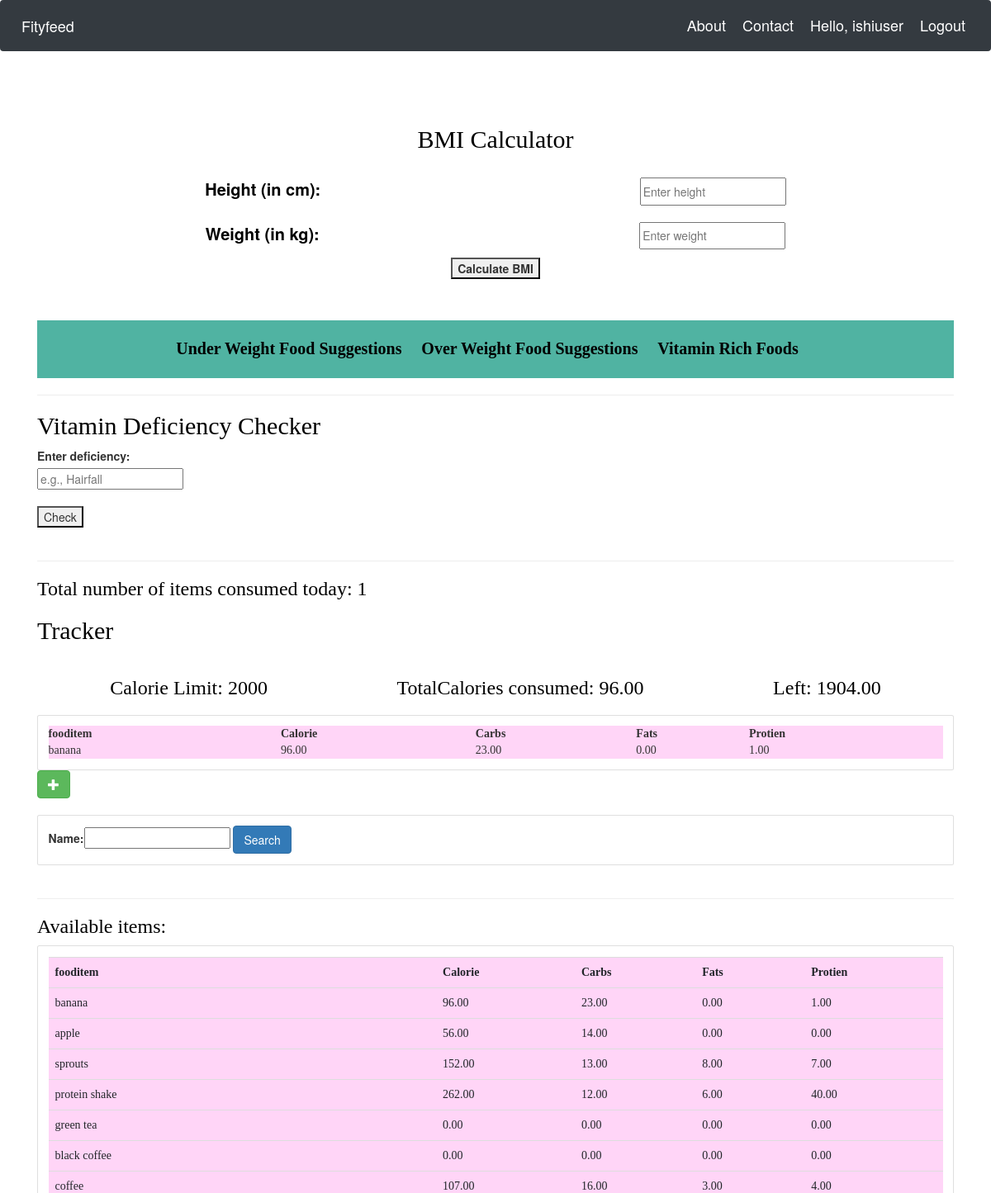
Page /user/ (signed in) on the committed database.
### Fityfeed/models.py (models this page shows, shortened)
class Fooditem(models.Model):
    name = models.CharField(max_length=200)
    category = models.ManyToManyField(Category)
    carbohydrate = models.DecimalField(max_digits=5,decimal_places=2,default=0)
    fats = models.DecimalField(max_digits=5,decimal_places=2,default=0)
    protein = models.DecimalField(max_digits=5,decimal_places=2,default=0)
    calorie=models.DecimalField(max_digits=5,decimal_places=2,default=0,blank=True)
    quantity = models.IntegerField(default=1,null=True,blank=True)

### Fityfeed/views.py (the view)
# urls.py: path('user/',views.userPage,name='userPage'), #userPage
def userPage(request):
    user=request.user
    cust=user.customer
    fooditems=Fooditem.objects.filter()
    myfilter = fooditemFilter(request.GET,queryset=fooditems)
    fooditems=myfilter.qs
    total=UserFooditem.objects.all()
    myfooditems=total.filter(customer=cust)
    cnt=myfooditems.count()
    querysetFood=[]
    for food in myfooditems:
        querysetFood.append(food.fooditem.all())
    finalFoodItems=[]
    for items in querysetFood:
        for food_items in items:
            finalFoodItems.append(food_items)
    totalCalories=0
    for foods in finalFoodItems:
        totalCalories+=foods.calorie
    CalorieLeft=2000-totalCalories
    context={'CalorieLeft':CalorieLeft,'totalCalories':totalCalories,'cnt':cnt,'foodlist':finalFoodItems,'fooditem':fooditems,'myfilter':myfilter}
    return render(request,'user.html',context)

### Fityfeed/templates/user.html (shortened to what this page needs)
{% extends 'main.html' %}
{% block content %}
<head> <link rel="stylesheet" href="https://maxcdn.bootstrapcdn.com/bootstrap/3.3.7/css/bootstrap.min.css"></head>
{% include 'bmi.html' %}
<br>
<div style = "text-align: center;
    margin: auto; background: #50b3a2;
    color: white;
    padding-top: 20px;
    min-height: 70px;">
	<span><a style="color:  black;font-weight: bold; font-family:Times New Roman ;font-size:20px;" class="hello-msg" href="{% url 'under' %}">Under Weight Food Suggestions</a></span>
    <span><a style="color:  black;font-weight: bold; font-family:Times New Roman ; font-size:20px;" class="hello-msg" href="{% url 'over' %}">Over Weight Food Suggestions</a></span>
	<span><a style="color:  black;font-weight: bold; font-family:Times New Roman ; font-size:20px;" class="hello-msg" href="{% url 'vitamin' %}">Vitamin Rich Foods</a></span>
</div>
<hr>
{% include 'deficiency.html' %}
<hr>
<h3>Total number of items consumed today: {{cnt}}</h3>
<div class="today">
	<h2>Tracker</h2>
	<div class="flex-box-row">
		<h3>Calorie Limit: 2000</h3>
		<h3>TotalCalories consumed: {{totalCalories}}</h3>
		<h3>Left: {{ CalorieLeft }}</h3>
	</div>
    <div class="card card-body">
        <table>
            <tr>
                <th>fooditem</th>
                <th>Calorie</th>
                <th>Carbs</th>
                <th>Fats</th>
                <th>Protien</th>
            </tr>
            {% for food in foodlist %}
            <tr>
                <td>{{food.name}}</td>
                <td> {{food.calorie}}</td>
                <td> {{food.carbohydrate}}</td>
                <td> {{food.fats}}</td>
				<td> {{food.protein}}</td>
			</tr>
            {% endfor %}
        </table>
	</div>
	<form action="{% url 'addFooditem' %}" method="POST">
		<button type="submit" class="btn btn-success">
			<span class="glyphicon glyphicon-plus"></span>
		</button>
	</form>
</div>
<br>
<div class="row">
	<div class="col">
		<div class="card card-body">
			<form method="get">
				{{myfilter.form}}
		    <button class="btn btn-primary" type="submit">Search</button>
		  </form>
		</div>
	</div>
</div>
<br>
<hr>
<h3>Available items:</h3>
<div style="overflow-y: auto; max-height: 300px;" class="row">
	<div class="col-md">
		<div class="card card-body">
			<table class="table table-sm">
				<tr>
					<th>fooditem</th>
					<th>Calorie</th>
					<th>Carbs</th>
					<th>Fats</th>
					<th>Protien</th>
				</tr>
				{% for food in fooditem %}
				<tr>
					<td>{{food.name}}</td>
					<td> {{food.calorie}}</td>
					<td> {{food.carbohydrate}}</td>
                    <td> {{food.fats}}</td>
                    <td> {{food.protein}}</td>
					</tr>
				{% endfor %}
			</table>
		</div>
	</div>
</div>
{% endblock %}

### Fityfeed/templates/navbar.html (shortened to what this page needs)
{% load static%}
<nav class="navbar navbar-expand-lg navbar-dark bg-dark">
    <a class="navbar-brand" href="{% url 'home' %}">Fityfeed</a>
    <span><a class="hello-msg" href="{% url 'about' %}">About</a></span>
    <span><a class="hello-msg" href="{% url 'contact' %}">Contact</a></span>
    <span class="hello-msg">Hello, {{request.user}}</span>
    <span ><a  class="hello-msg" href="{% url 'logout' %}">Logout</a></span>
  </nav>

### static/css/main.css (style rules this page uses)
.flex-box-row { display:flex; padding : 10px; flex-wrap: wrap; justify-content: space-around; }

### Fityfeed/templates/navbar.html (style rules this page uses)
.hello-msg { font-size: 18px; color: #fff; margin-right: 20px; }

### Fityfeed/templates/user.html (style rules this page uses)
body { background-image: url("https://images.unsplash.com/photo-1619350280773-188ac188d3e9?q=80&w=2070&auto=format&fit=crop&ixlib=rb-4.0.3&ixid=M3wxMjA3fDB8MHxwaG90by1wYWdlfHx8fGVufDB8fHx8fA%3D%3D"); }
h3 { color: black; font-family:Times New Roman ; }
h2 { color: black;font-family:Times New Roman ; }
table { background-color:#FFD5F7;font-family:Times New Roman ; }

### rows in the picture
Fooditem: name "banana", calorie "96.00", carbohydrate "23.00", fats "0.00", protein "1.00"
Fooditem: name "apple", calorie "56.00", carbohydrate "14.00", fats "0.00", protein "0.00"
Fooditem: name "sprouts", calorie "152.00", carbohydrate "13.00", fats "8.00", protein "7.00"
Fooditem: name "protein shake", calorie "262.00", carbohydrate "12.00", fats "6.00", protein "40.00"
Fooditem: name "green tea", calorie "0.00", carbohydrate "0.00", fats "0.00", protein "0.00"
Fooditem: name "black coffee", calorie "0.00", carbohydrate "0.00", fats "0.00", protein "0.00"
Fooditem: name "coffee", calorie "107.00", carbohydrate "16.00", fats "3.00", protein "4.00"

### other values in the picture
{{ request.user }} "ishiuser"
{{ cnt }} "1"
{{ totalCalories }} "96.00"
{{ CalorieLeft }} "1904.00"
